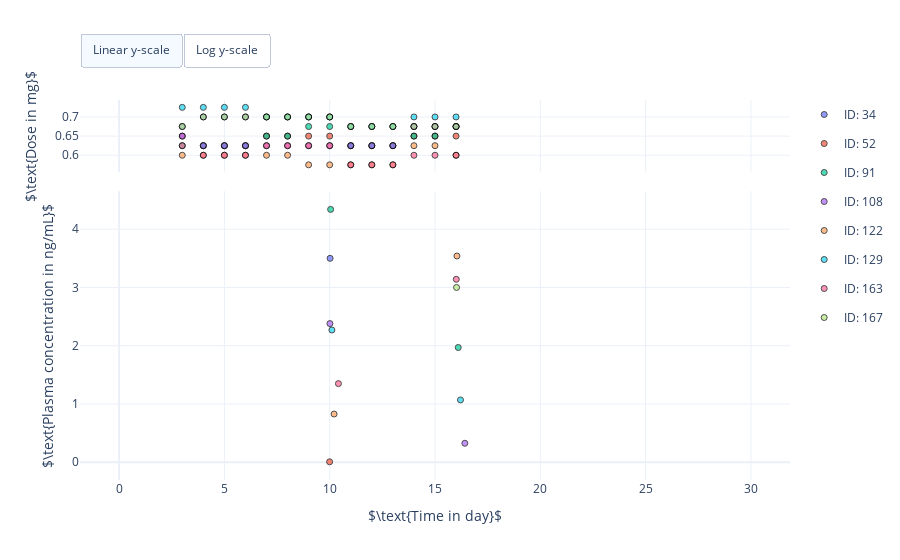

The notebook cell saved with this chart:
### Markdown cell above
# Infer Model Parameters for Individuals in Lung Cancer Treatment Group with Medium Erlotinib Dose

### Code cell
import erlotinib as erlo


# Get data
data = erlo.DataLibrary().lung_cancer_medium_erlotinib_dose_group()

# Create scatter plot
fig = erlo.plots.PKTimeSeriesPlot()
fig.add_data(data, biomarker='Plasma concentration')
fig.set_axis_labels(
    time_label=r'$\text{Time in day}$', biom_label=r'$\text{Plasma concentration in ng/mL}$', 
    dose_label=r'$\text{Dose in mg}$')

# Show figure
fig.show()

### Figure 1 — Plotly figure (JSON) as saved in the notebook; plotly's stock layout.template omitted (floating-point values rounded to 4 significant figures)
{"data": [{"hoverinfo": "text", "legendgroup": "ID: 34", "marker": {"color": "#636EFA", "line": {"color": "black", "width": 1}, "opacity": 0.7, "symbol": "circle"}, "mode": "markers", "name": "ID: 34", "showlegend": false, "text": ["Dose duration: nan", "Dose duration: nan", "Dose duration: nan", "Dose duration: nan", "Dose duration: nan", "Dose duration: nan", "Dose duration: nan", "Dose duration: nan", "Dose duration: nan", "Dose duration: nan", "Dose duration: nan", "Dose duration: nan", "Dose duration: nan", "Dose duration: nan"], "type": "scatter", "x": [4, 7, 9, 11, 14, 16, 3, 5, 6, 8, 10, 12, 13, 15], "xaxis": "x", "y": [0.7, 0.7, 0.7, 0.675, 0.675, 0.675, 0.675, 0.7, 0.7, 0.7, 0.7, 0.675, 0.675, 0.675], "yaxis": "y"}, {"legendgroup": "ID: 34", "marker": {"color": "#636EFA", "line": {"color": "black", "width": 1}, "opacity": 0.7, "symbol": "circle"}, "mode": "markers", "name": "ID: 34", "showlegend": true, "type": "scatter", "x": [0, 2, 4, 7, 9, 10.02, 11, 14, 15.99, 16, 18, 21, 23, 25, 28, 30, 3, 5, 6, 8, 10, 12, 13, 15], "xaxis": "x2", "y": [null, null, null, null, null, 3.5, null, null, null, null, null, null, null, null, null, null, null, null, null, null, null, null, null, null], "yaxis": "y2"}, {"hoverinfo": "text", "legendgroup": "ID: 52", "marker": {"color": "#EF553B", "line": {"color": "black", "width": 1}, "opacity": 0.7, "symbol": "circle"}, "mode": "markers", "name": "ID: 52", "showlegend": false, "text": ["Dose duration: nan", "Dose duration: nan", "Dose duration: nan", "Dose duration: nan", "Dose duration: nan", "Dose duration: nan", "Dose duration: nan", "Dose duration: nan", "Dose duration: nan", "Dose duration: nan", "Dose duration: nan", "Dose duration: nan", "Dose duration: nan", "Dose duration: nan"], "type": "scatter", "x": [4, 7, 9, 11, 14, 16, 3, 5, 6, 8, 10, 12, 13, 15], "xaxis": "x", "y": [0.625, 0.65, 0.65, 0.625, 0.65, 0.65, 0.65, 0.625, 0.625, 0.65, 0.65, 0.625, 0.625, 0.65], "yaxis": "y"}, {"legendgroup": "ID: 52", "marker": {"color": "#EF553B", "line": {"color": "black", "width": 1}, "opacity": 0.7, "symbol": "circle"}, "mode": "markers", "name": "ID: 52", "showlegend": true, "type": "scatter", "x": [0, 2, 4, 7, 9, 9.996, 11, 14, 16, 17.0, 18, 21, 23, 25, 28, 30, 3, 5, 6, 8, 10, 12, 13, 15], "xaxis": "x2", "y": [null, null, null, null, null, 0.00806, null, null, null, null, null, null, null, null, null, null, null, null, null, null, null, null, null, null], "yaxis": "y2"}, {"hoverinfo": "text", "legendgroup": "ID: 91", "marker": {"color": "#00CC96", "line": {"color": "black", "width": 1}, "opacity": 0.7, "symbol": "circle"}, "mode": "markers", "name": "ID: 91", "showlegend": false, "text": ["Dose duration: nan", "Dose duration: nan", "Dose duration: nan", "Dose duration: nan", "Dose duration: nan", "Dose duration: nan", "Dose duration: nan", "Dose duration: nan", "Dose duration: nan", "Dose duration: nan", "Dose duration: nan", "Dose duration: nan", "Dose duration: nan", "Dose duration: nan"], "type": "scatter", "x": [4, 7, 9, 11, 14, 16, 3, 5, 6, 8, 10, 12, 13, 15], "xaxis": "x", "y": [0.625, 0.65, 0.675, 0.625, 0.65, 0.675, 0.625, 0.625, 0.625, 0.65, 0.675, 0.625, 0.625, 0.65], "yaxis": "y"}, {"legendgroup": "ID: 91", "marker": {"color": "#00CC96", "line": {"color": "black", "width": 1}, "opacity": 0.7, "symbol": "circle"}, "mode": "markers", "name": "ID: 91", "showlegend": true, "type": "scatter", "x": [0, 2, 4, 7, 9, 10.04, 11, 14, 16, 16.1, 18, 21, 23, 25, 28, 30, 3, 5, 6, 8, 10, 12, 13, 15], "xaxis": "x2", "y": [null, null, null, null, null, 4.34, null, null, null, 1.97, null, null, null, null, null, null, null, null, null, null, null, null, null, null], "yaxis": "y2"}, {"hoverinfo": "text", "legendgroup": "ID: 108", "marker": {"color": "#AB63FA", "line": {"color": "black", "width": 1}, "opacity": 0.7, "symbol": "circle"}, "mode": "markers", "name": "ID: 108", "showlegend": false, "text": ["Dose duration: nan", "Dose duration: nan", "Dose duration: nan", "Dose duration: nan", "Dose duration: nan", "Dose duration: nan", "Dose duration: nan", "Dose duration: nan", "Dose duration: nan", "Dose duration: nan", "Dose duration: nan", "Dose duration: nan", "Dose duration: nan", "Dose duration: nan"], "type": "scatter", "x": [4, 7, 9, 11, 14, 16, 3, 5, 6, 8, 10, 12, 13, 15], "xaxis": "x", "y": [0.625, 0.625, 0.625, 0.625, 0.675, 0.675, 0.65, 0.625, 0.625, 0.625, 0.625, 0.625, 0.625, 0.675], "yaxis": "y"}, {"legendgroup": "ID: 108", "marker": {"color": "#AB63FA", "line": {"color": "black", "width": 1}, "opacity": 0.7, "symbol": "circle"}, "mode": "markers", "name": "ID: 108", "showlegend": true, "type": "scatter", "x": [0, 2, 4, 7, 9, 10.01, 11, 14, 16, 16.42, 18, 21, 23, 25, 28, 30, 3, 5, 6, 8, 10, 12, 13, 15], "xaxis": "x2", "y": [null, null, null, null, null, 2.38, null, null, null, 0.326, null, null, null, null, null, null, null, null, null, null, null, null, null, null], "yaxis": "y2"}, {"hoverinfo": "text", "legendgroup": "ID: 122", "marker": {"color": "#FFA15A", "line": {"color": "black", "width": 1}, "opacity": 0.7, "symbol": "circle"}, "mode": "markers", "name": "ID: 122", "showlegend": false, "text": ["Dose duration: nan", "Dose duration: nan", "Dose duration: nan", "Dose duration: nan", "Dose duration: nan", "Dose duration: nan", "Dose duration: nan", "Dose duration: nan", "Dose duration: nan", "Dose duration: nan", "Dose duration: nan", "Dose duration: nan", "Dose duration: nan", "Dose duration: nan"], "type": "scatter", "x": [4, 7, 9, 11, 14, 16, 3, 5, 6, 8, 10, 12, 13, 15], "xaxis": "x", "y": [0.6, 0.6, 0.575, 0.575, 0.625, 0.6, 0.6, 0.6, 0.6, 0.6, 0.575, 0.575, 0.575, 0.625], "yaxis": "y"}, {"legendgroup": "ID: 122", "marker": {"color": "#FFA15A", "line": {"color": "black", "width": 1}, "opacity": 0.7, "symbol": "circle"}, "mode": "markers", "name": "ID: 122", "showlegend": true, "type": "scatter", "x": [0, 2, 4, 7, 9, 10.21, 11, 14, 16, 16.04, 18, 21, 23, 25, 28, 30, 3, 5, 6, 8, 10, 12, 13, 15], "xaxis": "x2", "y": [null, null, null, null, null, 0.828, null, null, null, 3.54, null, null, null, null, null, null, null, null, null, null, null, null, null, null], "yaxis": "y2"}, {"hoverinfo": "text", "legendgroup": "ID: 129", "marker": {"color": "#19D3F3", "line": {"color": "black", "width": 1}, "opacity": 0.7, "symbol": "circle"}, "mode": "markers", "name": "ID: 129", "showlegend": false, "text": ["Dose duration: nan", "Dose duration: nan", "Dose duration: nan", "Dose duration: nan", "Dose duration: nan", "Dose duration: nan", "Dose duration: nan", "Dose duration: nan", "Dose duration: nan", "Dose duration: nan", "Dose duration: nan", "Dose duration: nan", "Dose duration: nan", "Dose duration: nan"], "type": "scatter", "x": [4, 7, 9, 11, 14, 16, 3, 5, 6, 8, 10, 12, 13, 15], "xaxis": "x", "y": [0.725, 0.7, 0.7, 0.675, 0.7, 0.7, 0.725, 0.725, 0.725, 0.7, 0.7, 0.675, 0.675, 0.7], "yaxis": "y"}, {"legendgroup": "ID: 129", "marker": {"color": "#19D3F3", "line": {"color": "black", "width": 1}, "opacity": 0.7, "symbol": "circle"}, "mode": "markers", "name": "ID: 129", "showlegend": true, "type": "scatter", "x": [0, 2, 4, 7, 9, 10.1, 11, 14, 16, 16.21, 18, 21, 23, 25, 28, 30, 3, 5, 6, 8, 10, 12, 13, 15], "xaxis": "x2", "y": [null, null, null, null, null, 2.27, null, null, null, 1.07, null, null, null, null, null, null, null, null, null, null, null, null, null, null], "yaxis": "y2"}, {"hoverinfo": "text", "legendgroup": "ID: 163", "marker": {"color": "#FF6692", "line": {"color": "black", "width": 1}, "opacity": 0.7, "symbol": "circle"}, "mode": "markers", "name": "ID: 163", "showlegend": false, "text": ["Dose duration: nan", "Dose duration: nan", "Dose duration: nan", "Dose duration: nan", "Dose duration: nan", "Dose duration: nan", "Dose duration: nan", "Dose duration: nan", "Dose duration: nan", "Dose duration: nan", "Dose duration: nan", "Dose duration: nan", "Dose duration: nan", "Dose duration: nan"], "type": "scatter", "x": [4, 7, 9, 11, 14, 16, 3, 5, 6, 8, 10, 12, 13, 15], "xaxis": "x", "y": [0.6, 0.625, 0.625, 0.575, 0.6, 0.6, 0.625, 0.6, 0.6, 0.625, 0.625, 0.575, 0.575, 0.6], "yaxis": "y"}, {"legendgroup": "ID: 163", "marker": {"color": "#FF6692", "line": {"color": "black", "width": 1}, "opacity": 0.7, "symbol": "circle"}, "mode": "markers", "name": "ID: 163", "showlegend": true, "type": "scatter", "x": [0, 2, 4, 7, 9, 10.42, 11, 14, 16, 16.01, 18, 21, 23, 25, 28, 30, 3, 5, 6, 8, 10, 12, 13, 15], "xaxis": "x2", "y": [null, null, null, null, null, 1.35, null, null, null, 3.14, null, null, null, null, null, null, null, null, null, null, null, null, null, null], "yaxis": "y2"}, {"hoverinfo": "text", "legendgroup": "ID: 167", "marker": {"color": "#B6E880", "line": {"color": "black", "width": 1}, "opacity": 0.7, "symbol": "circle"}, "mode": "markers", "name": "ID: 167", "showlegend": false, "text": ["Dose duration: nan", "Dose duration: nan", "Dose duration: nan", "Dose duration: nan", "Dose duration: nan", "Dose duration: nan", "Dose duration: nan", "Dose duration: nan", "Dose duration: nan", "Dose duration: nan", "Dose duration: nan", "Dose duration: nan", "Dose duration: nan", "Dose duration: nan"], "type": "scatter", "x": [4, 7, 9, 11, 14, 16, 3, 5, 6, 8, 10, 12, 13, 15], "xaxis": "x", "y": [0.7, 0.7, 0.7, 0.675, 0.675, 0.675, 0.675, 0.7, 0.7, 0.7, 0.7, 0.675, 0.675, 0.675], "yaxis": "y"}, {"legendgroup": "ID: 167", "marker": {"color": "#B6E880", "line": {"color": "black", "width": 1}, "opacity": 0.7, "symbol": "circle"}, "mode": "markers", "name": "ID: 167", "showlegend": true, "type": "scatter", "x": [0, 2, 4, 7, 9, 11, 11.0, 14, 16, 16.02, 18, 21, 23, 25, 28, 30, 3, 5, 6, 8, 10, 12, 13, 15], "xaxis": "x2", "y": [null, null, null, null, null, null, null, null, null, 3, null, null, null, null, null, null, null, null, null, null, null, null, null, null], "yaxis": "y2"}], "layout": {"autosize": true, "updatemenus": [{"buttons": [{"args": [{"yaxis2.type": "linear"}], "label": "Linear y-scale", "method": "relayout"}, {"args": [{"yaxis2.type": "log"}], "label": "Log y-scale", "method": "relayout"}], "direction": "left", "pad": {"r": 0, "t": -10}, "showactive": true, "type": "buttons", "x": 0, "xanchor": "left", "y": 1.15, "yanchor": "top"}], "xaxis": {"anchor": "y", "domain": [0, 1], "matches": "x2", "showticklabels": false}, "xaxis2": {"anchor": "y2", "domain": [0, 1], "title": {"text": "$\\text{Time in day}$"}}, "yaxis": {"anchor": "x", "domain": [0.81, 1], "title": {"text": "$\\text{Dose in mg}$"}}, "yaxis2": {"anchor": "x2", "domain": [0, 0.76], "title": {"text": "$\\text{Plasma concentration in ng/mL}$"}}}}
